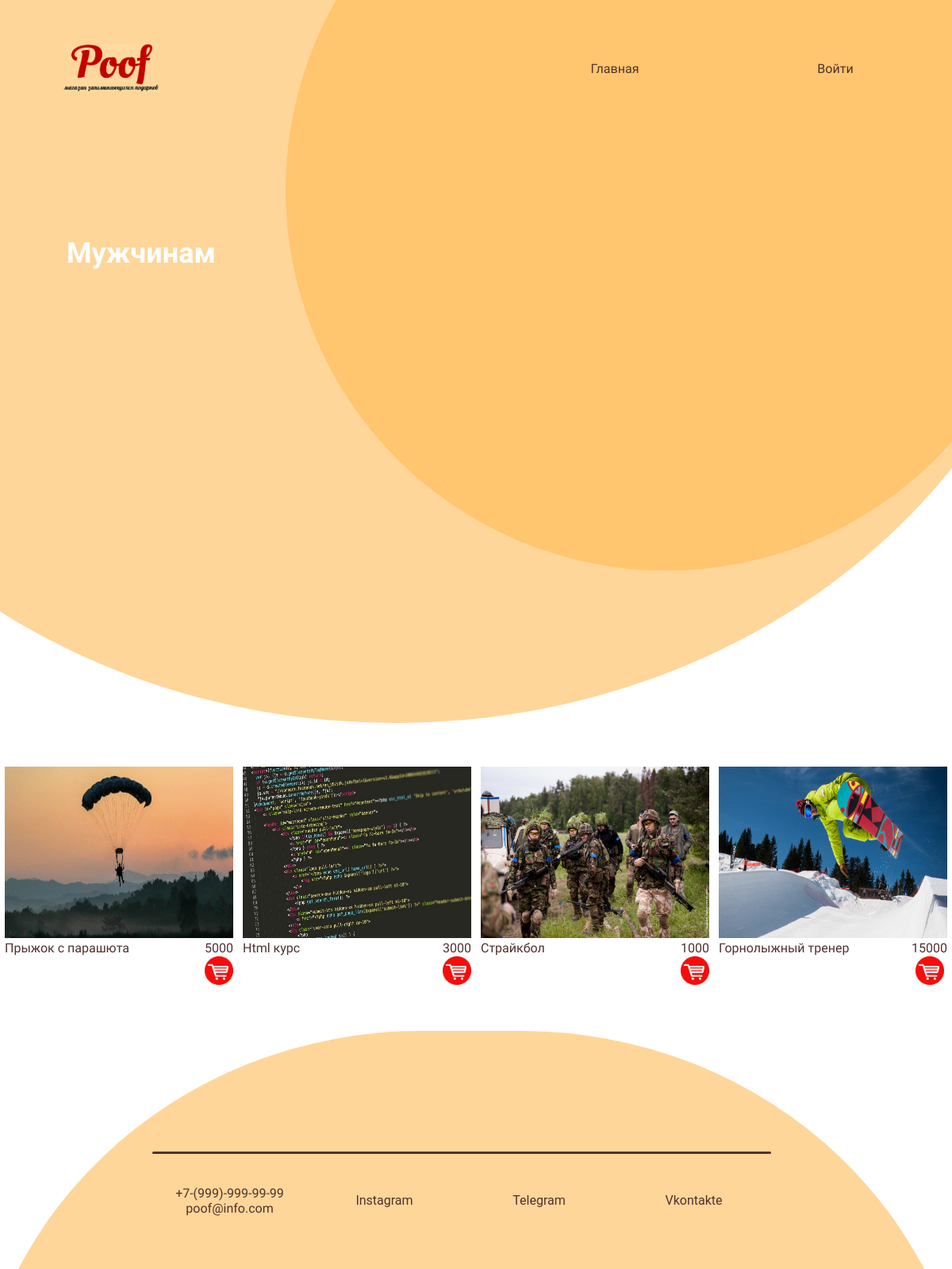
Page /category/1 on the committed database.
### products/models.py (models this page shows, shortened)
class Category(models.Model):
    title = models.CharField(max_length=150, db_index=True, verbose_name='Категория')
    class Meta:
        verbose_name = 'Категория'
        verbose_name_plural = 'Категории'

class Products(models.Model):
    title = models.CharField(max_length=150, verbose_name='Название')
    description = models.TextField(max_length=1000, verbose_name='Описание')
    price = models.IntegerField(verbose_name='Цена')
    created_at = models.DateField(auto_now_add=True, verbose_name='Создано')
    updated_at = models.DateField(auto_now=True, verbose_name='Обновлено')
    photo = models.ImageField(upload_to='photos/', verbose_name='Изображение')
    slug = models.SlugField(unique=True, verbose_name='Слаг')
    category = models.ForeignKey('Category', on_delete=models.PROTECT, blank=True, null=True)
    def get_absolute_url(self):
        return reverse_lazy('products', kwargs={'slug': self.slug})
    class Meta:
        verbose_name = 'Товар'
        verbose_name_plural = 'Товары'
        ordering = ['created_at']

### products/views.py (the view)
# urls.py: path('category/<int:category_id>', get_category, name='category'),
def get_category(request, category_id):
    products = Products.objects.filter(category_id=category_id)
    categories = Category.objects.all()
    category = Category.objects.get(pk=category_id)
    return render(request, 'products/category.html', {'products': products, 'categories': categories, 'category': category})

### products/templates/products/category.html (shortened to what this page needs)
{% extends 'base.html' %}
{% load static %}
{% block content %}
<div class="wrapper">
    <div class = "bottom_menu">
        <div class="logo"><img src="{% static 'img/Logo.gif' %}"></div>
        <div class="menu_links">
            <a href="/" class="link">Главная</a>
            {% if request.user.is_authenticated %}
            <a href="#" class="link">Личный кабинет</a>
            <a href="{% url 'logout' %}" class="link">Выход</a>
            {% else %}
            <a href="{% url 'login' %}" class="link">Войти</a>
            {% endif %}
        </div>
    </div>
    <div class = "circle"><img src="{{category.photo.url}}"></div>
    <div class = "circle_light"></div>
    <div class="intro_text">
        <h2>{{category.title}}</h2>
    </div>
    </div>
<div class="items">
        {% for item in products %}
    <a href="{{item.get_absolute_url}}">
        <div class="item">
            <div class="item__image"><img src="{{ item.photo.url }}"> </div>
            <div class="item__info">
                <div class="title">
                {{ item.title }}
                </div>
                <div class="price">
               <a class="link-detail">
                   <div>{{ item.price}}</div>
                   <input class="cart" type="image" src="{% static 'img/Cart_logo.png' %}" alt="Кнопка «Cart»">
               </a>
                </div>
        </div>
    </div>
    </a>
        {% endfor %}
</div>
<div class="wrapper_footer">
    <div class="footer">
        <div class="footer_circle">
            <div><hr></div>
            <div class="contact">
                <p class="footer_link">+7-(999)-999-99-99<br>poof@info.com</p>
                <a href="https://www.instagram.com/yellow__boat/" class="footer_link">Instagram</a>
                <a href="https://t.me/djoefrit" class="footer_link">Telegram</a>
                <a href="https://vk.com/lonep" class="footer_link">Vkontakte</a>
            </div>
        </div>
    </div>
</div>
{% endblock %}

### gift/static/css/main.css (style rules this page uses)
* { box-sizing: border-box; }
:root { --yellow: #FFC56F ; --yellow_light: #FFD699; --brown: #50312F; --brown_light: #513634; --white: #ffffff; --red: #ff0000; --dark: #0D0D0D; --gray: #5a5560; --light: #9D8D8F; --blue: #69bfae; }
html { font-family: "Roboto", sans-serif; }
a { text-decoration: none; }
p { font-family: 'Balsamiq Sans', cursive; }
h2 { font-family:"Balsamiq Sans",bold ; }

### gift/static/css/index.css (style rules this page uses)
.bottom_menu { display: flex; padding-top: 3.5em; }
.logo { flex:1; text-align: left; margin-left: 5em; background: none; border: none; }
.logo img { width: 10vw; height: auto; background: var(--yellow_light); }
.menu_links { display: flex; flex: 1; padding-right: 0.5em; align-items: center; }
.link { flex:1; padding-left: 0.5em; font-family: 'Oswald', sans-serif; text-decoration: none; color: var(--brown); text-align: center; padding: 0.5vw; border-radius: 50px; vertical-align: center; }
.circle { width: 80vw; height:80vw; background: var(--yellow); border-radius: 50%; position: absolute; transform: translate(30vw,-30vw); z-index: -2; }
.circle_light { width: 143vw; height: 126vw; background: var(--yellow_light); border-radius: 80%; position: absolute; transform: translate(-30vw,-60vw); z-index: -3; }
.wrapper { position: relative; width: 100%; height: 80vw; overflow: hidden; }
.intro_text { text-wrap: normal; width: 40vw; height: 15em; color: var(--white); font-family: 'Balsamiq Sans', cursive; margin-left: 7vw; margin-top: 15vw; }
.intro_text h2 { font-size: 3vw; }
.wrapper_footer { margin-top: 4vw; position: relative; width: 100%; height: 25vw; overflow: hidden; }
.footer_circle { background: var(--yellow_light); width: 105vw; height:100vw; border-radius: 45%; position: absolute; display: flex; transform: translate(-3vw,0); }
hr { position: absolute; width: 65vw; height: 3px; border: none; background-color: var(--brown); border-radius: 20px; transform: translate(19vw,12vw); z-index: 1; }
.contact { display: flex; position: absolute; transform: translate(19vw,14vw); width: 65vw; align-items: center; }
.footer_link { flex: 1; text-decoration: none; color: var(--brown); border: none; text-align: center; border-radius: 50px; padding: 1vw; }

### gift/static/css/products.css (style rules this page uses)
.items { display: flex; justify-content: center; flex-wrap: wrap; }
.item { display: flex; flex-direction: column; padding: 0.5vw; text-decoration: none; }
.title { color: var(--brown); }
.item__image img { width: 24vw; height: 18vw; }
.item__info { display: flex; justify-content: space-between; color: var(--brown); font-family: "Balsamiq Sans", bold; }
.price { display: flex; flex-direction: column; text-align: center; }
.cart { width: 3vw; height: 3vw; z-index: 1; }

### rows in the picture
Category: title "Мужчинам"
Products: photo (picture), title "Прыжок с парашюта", price "5000"
Products: photo (picture), title "Html курс", price "3000"
Products: photo (picture), title "Страйкбол", price "1000"
Products: photo (picture), title "Горнолыжный тренер", price "15000"
